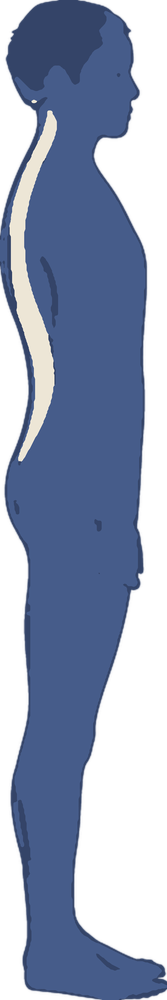
#> input picture assets/A_Colonne_normale2.png, 167 x 1000 px, shrunk from 552 x 3296 before the run
$ python -i restyle.py   (imports and definitions only)
#> lines starting #> are read from the running program, lines starting #| are printed output that depends on the picture; after the words box and inside, x2 and y2 are one past the last pixel; in counts of white or black regions, pixels touching at a corner belong together
"""restyle.py — Servier Medical Art (CC BY 4.0) → the house colour code. Rebuilt 27 Oct 2026.
Each pixel is sorted into a semantic class by hue/saturation/lightness, the class map is cleaned of texture specks
(median), then painted flat in the palette. 4x upscale first so edges stay clean at 1080p. Credit stays on screen (gate 4.2).
usage: python3 restyle.py in.png out.png [--scale 4] [--body silhouette|bone|cord|organ|torso]
  silhouette: whole-body figure (skin → navy silhouette, no organs) · bone: skeletal/disc plates · cord: spinal cord section (white matter yellow, grey matter dark yellow)
  organ: a solid organ (kidney: parenchyma rose, collecting system ivory) · torso: figure with vessels/organs showing (skin → silhouette, vessels and organs kept)"""
import sys, colorsys, numpy as np
from PIL import Image, ImageFilter
IVORY=(0xE8,0xE0,0xD0); IVORY_D=(0xC8,0xC0,0xA8); DISC=(0x88,0xA8,0xC0); NERVE=(0xF0,0xC8,0x48); NERVE_D=(0xB8,0x8E,0x2A); OUT=(0x30,0x40,0x68)
SIL=(0x40,0x58,0x88); RED=(0xD9,0x53,0x4F); ORGAN=(0xE8,0x94,0x9F); ORGAN_D=(0xC4,0x6A,0x77); WHITE=(0xF4,0xF0,0xE6)
def classify(r,g,b,body):
    h,l,_=colorsys.rgb_to_hls(r/255,g/255,b/255); h*=360
    c=(max(r,g,b)-min(r,g,b))/255                    # chroma, not HLS saturation: pale colours have tiny chroma
    if body=='organ' and l<0.30 and c>0.25: return 'organ_d'   # the kidney's dark capsule
    if l<0.30: return 'out'
    if body=='cord' and c<0.16 and l<0.52: return 'grey'      # grey matter of the cord section
    if body=='torso' and c<0.10 and l>0.55: return 'sil'      # pale skin of a torso figure
    if c<0.10: return 'out'                          # greys, whites, pale membranes → the stage navy (as the old restyle did)
    if 330<=h or h<14:
        if c>0.40 and l<0.75: return 'red'            # vessels, blood
        return body if (l>0.70 and c<0.36) else 'organ'
    if 14<=h<34:
        if l>0.70 and c<0.36: return body            # skin and hair → silhouette (or bone, by flag)
        if body=='organ' and c>0.40: return 'pelvis'  # kidney collecting system (orange-tan)
        if c>0.60: return 'nerve'                    # orange = nerve roots
        return 'organ' if l<0.62 else 'bone'
    if 34<=h<70:
        if body=='organ' and h<50 and c>0.40: return 'pelvis'
        return 'nerve' if c>0.60 else 'bone'         # saturated yellow = nerve / cord; shaded creams = bone
    if 70<=h<170: return 'bone'
    if 170<=h<260: return 'disc'                     # blues = disc, cartilage, veins
    return 'organ'
PAINT={'out':OUT,'grey':NERVE_D,'pelvis':IVORY,'organ_d':ORGAN_D,'white':WHITE,'bone':IVORY,'nerve':NERVE,'disc':DISC,'red':RED,'organ':ORGAN,'sil':SIL,'bone_d':IVORY_D}
IDX={k:i for i,k in enumerate(PAINT)}
def restyle(src,dst,scale=4,body='sil',median=11):
#> called with src = 'assets/A_Colonne_normale2.png', dst = 'out.png', scale = 4, body = 'sil', median = 11
    im=Image.open(src).convert('RGBA'); im=im.resize((im.width*scale,im.height*scale),Image.LANCZOS)
#> in restyle, im is the input picture: PIL image 167x1000 RGBA; mean R, G, B, A 48.6, 60.8, 87, 155.4
    a=np.array(im); H,W,_=a.shape; alpha=a[:,:,3]
#> after `H, W, _ = a.shape`: H = 4000; W = 668
    cls=np.zeros((H,W),np.uint8); cache={}
    rr,gg,bb=a[:,:,0]//6*6,a[:,:,1]//6*6,a[:,:,2]//6*6
    for y in range(H):
        for x in range(W):
            if alpha[y,x]<100: cls[y,x]=255; continue
            k=(rr[y,x],gg[y,x],bb[y,x])
            c=cache.get(k)
            if c is None:
                kls=classify(*k,body)
                if kls in ('cord','organ_mode','torso'): kls={'cord':'bone','torso':'sil'}.get(kls,'organ')
                if body=='sil' and kls in ('organ','red','white'): kls='sil'   # a silhouette figure has no organs: shaded skin edges stay in the silhouette
                if body=='cord' and kls=='bone': kls='nerve'                   # cord white matter is nervous tissue, not bone
                if body=='organ' and kls in ('bone','body','white'): kls='organ'  # a solid organ's pale shading is still organ
                if body=='torso' and kls in ('bone','white','torso'): kls='sil'
                c=IDX[kls]; cache[k]=c
            cls[y,x]=c
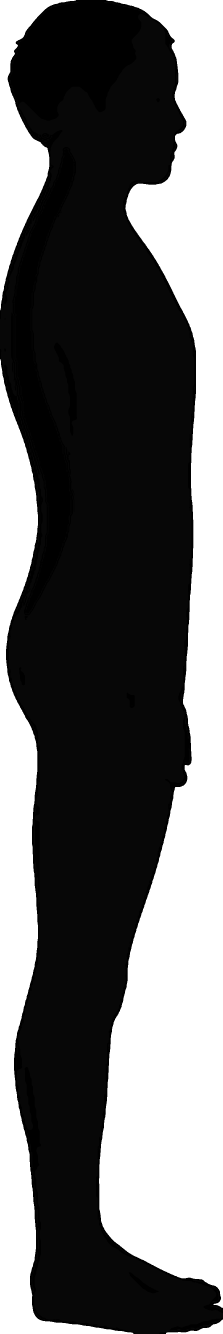
#> cls: shape (4000, 668) (shown at 1/3 size); min 0, max 255, mean 102.7
#> after the loop, cache = 322 items; kls = 'out'
    # a flat background box in the source (anev_02/03) → transparent: flood the 'out' class from the image border
    from scipy import ndimage
    bgm=(cls==IDX['out']); lab,n=ndimage.label(bgm)
#> after `bgm = cls == IDX['out']`:
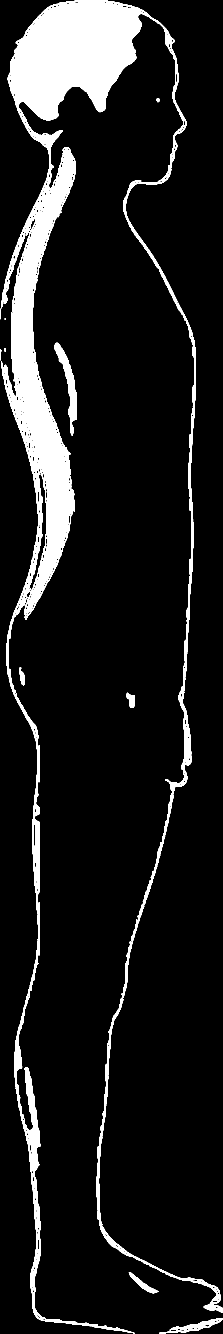
#> bgm: shape (4000, 668) bool (shown at 1/3 size); 10.4% white; 26 white regions (11 under 20 px), largest, box (x1, y1, x2, y2) and area: (0, 0, 668, 3939) 141007, (37, 441, 228, 1846) 83708, (3, 937, 403, 4000) 40680
#> after `lab, n = ndimage.label(bgm)`:
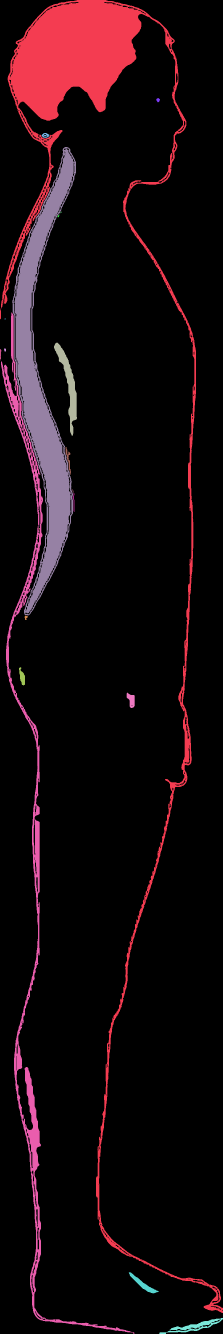
#> lab: shape (4000, 668) int32 (shown at 1/3 size); 58 distinct labels, from 0 to 57; one colour per label, 0 black
#> after `lab, n = ndimage.label(bgm)`: n = 57
    if n:
        border=set(np.unique(np.concatenate([lab[0],lab[-1],lab[:,0],lab[:,-1]])))-{0}
#> border = 4 items
        for b in border: alpha=np.where(lab==b,0,alpha); cls[lab==b]=255
#> this loop made 4 passes
#> b on passes 1, 3, 4: 24, 20, 55
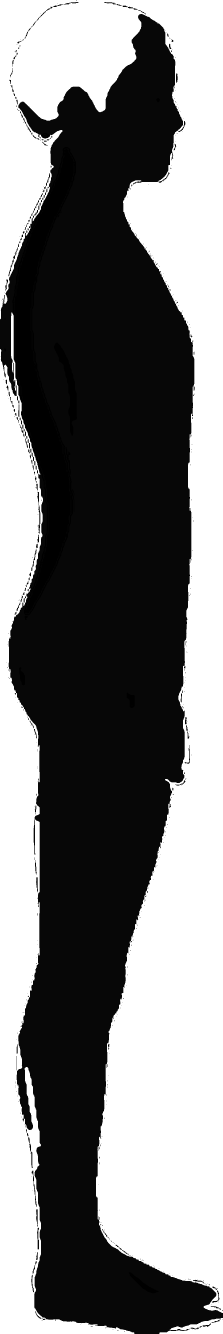
#> cls: shape (4000, 668) (shown at 1/3 size); 6.89% of pixels changed, all inside (x1, y1, x2, y2) = (0, 0, 668, 4000)
    # clean texture specks (spongy bone dots) with a median on the class map
    m=Image.fromarray(cls).filter(ImageFilter.MedianFilter(median)); cls=np.array(m)
    # internal dark lines are not house style: fill every interior 'out' pixel from the nearest coloured class
    OUTI=IDX['out']; interior=(cls==OUTI)
#> after `interior = cls == OUTI`: interior: shape (4000, 668) bool; 3.5% white; 7 white regions, largest, box (x1, y1, x2, y2) and area: (40, 443, 228, 1855) 84944, (162, 1029, 230, 1302) 5392, (388, 3819, 471, 3880) 1238
    if interior.any():
        filled=cls.copy()
        for k in ['nerve','grey','disc','red','organ','organ_d','pelvis','bone','sil','white']:   # priority: thin nerve roots first, so they are not swallowed
            mask=(cls==IDX[k]).astype(np.uint8)*255
            if not mask.any(): continue
            grown=np.array(Image.fromarray(mask).filter(ImageFilter.MaxFilter(21)))>0
            take=interior&grown&(filled==OUTI); filled[take]=IDX[k]
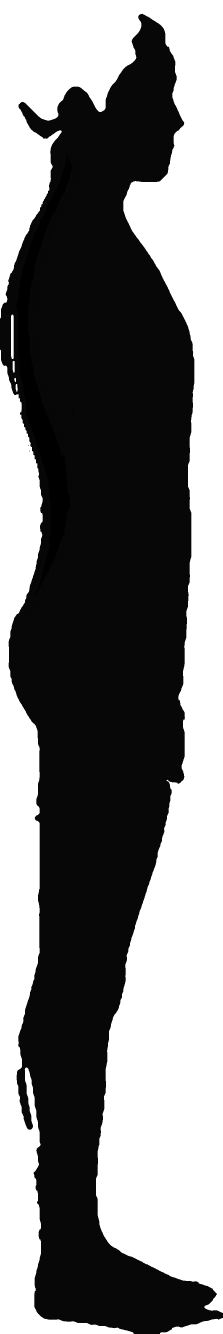
#> filled: shape (4000, 668) (shown at 1/3 size); min 0, max 255, mean 121.1
        cls=filled
    out=np.zeros((H,W,4),np.uint8)
    for k,i in IDX.items(): out[cls==i]=(*PAINT[k],255)
    out[:,:,3]=np.where(alpha<100,0,255); out[alpha<100,:3]=0
#> after `out[alpha < 100, :3] = 0`: out: shape (4000, 668, 4); mean of channels 0, 1, 2, 3 71.9, 88.6, 101.7, 138.3
    # thin outline where the shape meets transparency: an edge the house style has
    edge=Image.fromarray(out[:,:,3]).filter(ImageFilter.MinFilter(5)); e=np.array(edge)
#> after `edge = Image.fromarray(out[:, :, 3]).filter(ImageFilter.MinFilter(5))`:
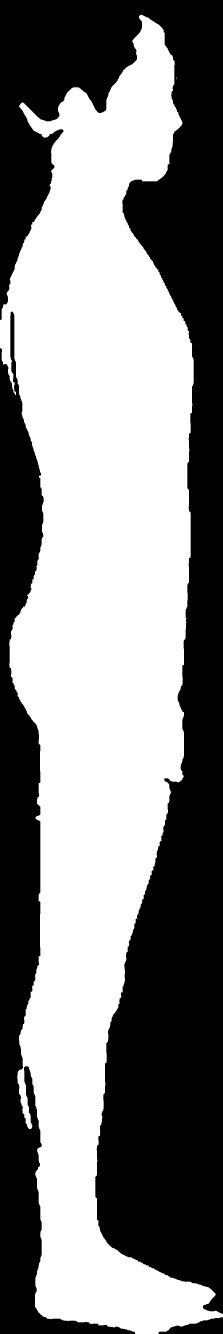
#> edge: PIL image 668x4000 L (shown at 1/3 size); 52.8% white; 3 black regions, box (x1, y1, x2, y2) and area: (0, 0, 668, 3941) 958896, (0, 935, 405, 4000) 295913, (476, 3952, 668, 4000) 5342
    rim=(out[:,:,3]==255)&(e<255); out[rim]=(*OUT,255)
#> after `rim = (out[:, :, 3] == 255) & (e < 255)`: rim: shape (4000, 668) bool; 1.4% white in thin lines or dots
#> after `out[rim] = (*OUT, 255)`:
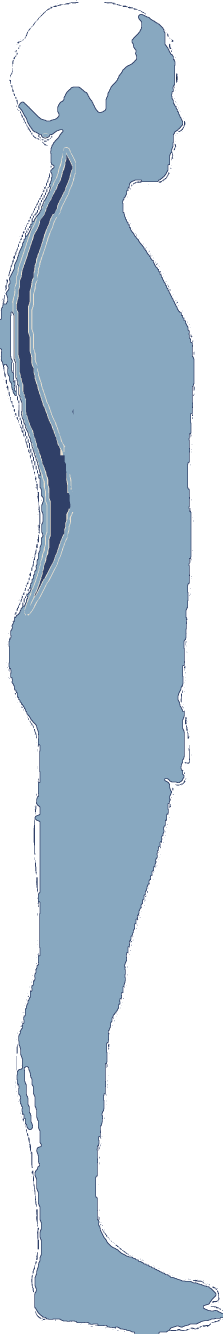
#> out: shape (4000, 668, 4) (shown at 1/3 size); mean of channels 0, 1, 2, 3 71.3, 88, 101.3, 138.3; transparent parts drawn white
    Image.fromarray(out).save(dst); return dst
# [5 lines not run here, left out]

>>> result = restyle('assets/A_Colonne_normale2.png', 'out.png')
